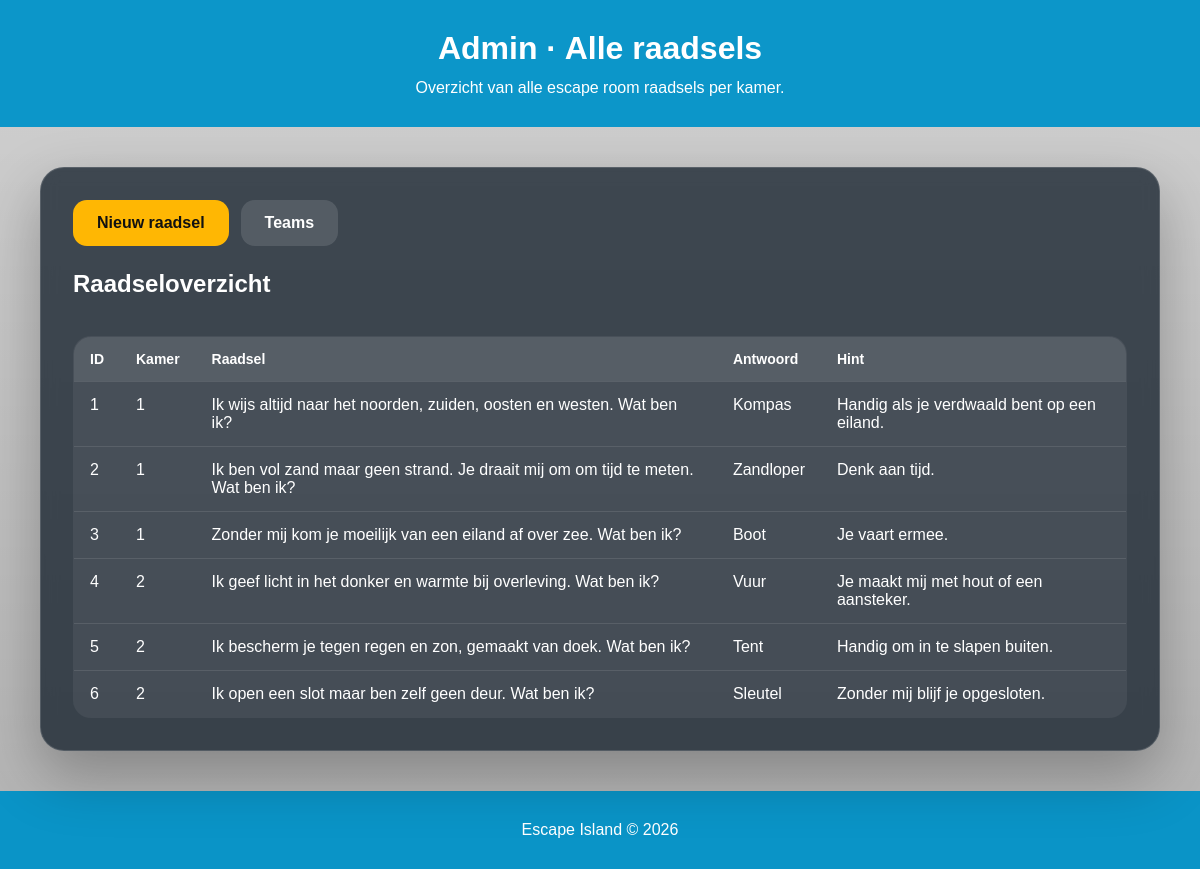
Screenshot of /show_all_riddles.php with the database file from the repository.
### tables this page shows
CREATE TABLE `riddles` (
  `id` int NOT NULL AUTO_INCREMENT,
  `riddle` varchar(255) NOT NULL,
  `answer` varchar(100) NOT NULL,
  `hint` varchar(255) DEFAULT NULL,
  `roomId` int NOT NULL,
  PRIMARY KEY (`id`)
);

### show_all_riddles.php (the view, shortened to what this page needs)
<?php
require_once 'dbcon.php';
$riddles = [];
try {
    $riddles = $pdo->query('SELECT id, riddle, answer, hint, roomId FROM riddles ORDER BY roomId ASC, id ASC')->fetchAll();
} catch (PDOException $e) {
}
?>
<!DOCTYPE html>
<html lang="nl">
<head>
    <link rel="stylesheet" href="css/style.css">
</head>
<body class="theme-home">
    <header class="site-header">
        <h1>Admin · Alle raadsels</h1>
        <p>Overzicht van alle escape room raadsels per kamer.</p>
    </header>
    <main class="page-shell page-shell-start">
        <section class="content-card admin-card">
            <div class="admin-topbar">
                <a class="btn btn-primary" href="add_riddle.php">Nieuw raadsel</a>
                <a class="btn btn-secondary" href="show_all_teams.php">Teams</a>
            </div>
            <h2>Raadseloverzicht</h2>
            <?php if (count($riddles) === 0): ?>
                <p class="empty-state">Er zijn nog geen raadsels toegevoegd.</p>
            <?php else: ?>
                <div class="table-wrap">
                    <table class="admin-table">
                        <thead>
                            <tr>
                                <th>ID</th>
                                <th>Kamer</th>
                                <th>Raadsel</th>
                                <th>Antwoord</th>
                                <th>Hint</th>
                            </tr>
                        </thead>
                        <tbody>
                            <?php foreach ($riddles as $riddle): ?>
                                <tr>
                                    <td><?= htmlspecialchars((string) $riddle['id']) ?></td>
                                    <td><?= htmlspecialchars((string) $riddle['roomId']) ?></td>
                                    <td><?= htmlspecialchars($riddle['riddle']) ?></td>
                                    <td><?= htmlspecialchars($riddle['answer']) ?></td>
                                    <td><?= htmlspecialchars($riddle['hint']) ?></td>
                                </tr>
                            <?php endforeach; ?>
                        </tbody>
                    </table>
                </div>
            <?php endif; ?>
        </section>
    </main>
    <footer class="site-footer">
        <p>Escape Island © 2026</p>
    </footer>
</body>
</html>

### css/style.css (style rules this page uses)
:root { --primary: #0293c9; --primary-dark: #017aa8; --accent: #ffb703; --accent-dark: #f08c00; --surface: rgba(8, 20, 33, 0.72); --surface-light: rgba(255, 255, 255, 0.08); --border: rgba(255, 255, 255, 0.14); --text: #ffffff; --muted: rgba(255, 255, 255, 0.8); --success: #35c46a; --error: #ff6b6b; --shadow: 0 24px 60px rgba(0, 0, 0, 0.28); }
* { box-sizing: border-box; }
body { margin: 0; min-height: 100vh; font-family: Arial, sans-serif; color: var(--text); background: linear-gradient(rgba(0, 0, 0, 0.18), rgba(0, 0, 0, 0.3)), url("../img/island.jpg") center center / cover no-repeat fixed; }
body.theme-home { display: flex; flex-direction: column; }
.site-header, .site-footer { background: rgba(2, 147, 201, 0.95); text-align: center; padding: 30px 20px; }
.site-header h1, .site-header p, .site-footer p, .hero-content h2, .hero-content p { margin: 0; }
.site-header p { margin-top: 12px; }
.hero-card, .content-card { width: min(1120px, calc(100% - 32px)); margin: 40px auto; background: var(--surface); border: 1px solid var(--border); border-radius: 24px; backdrop-filter: blur(8px); box-shadow: var(--shadow); }
.content-card { padding: 32px; }
.btn { display: inline-flex; align-items: center; justify-content: center; padding: 14px 24px; border-radius: 14px; text-decoration: none; font-weight: 700; border: none; cursor: pointer; transition: transform 0.18s ease, background 0.18s ease, color 0.18s ease; }
.btn-primary { background: var(--accent); color: #111; }
.btn-secondary { background: rgba(255, 255, 255, 0.12); color: #fff; }
html, body { min-height: 100%; }
body.theme-home { min-height: 100vh; display: flex; flex-direction: column; }
.page-shell { flex: 1; display: flex; align-items: center; justify-content: center; padding: 40px 16px; }
.page-shell-start { align-items: flex-start; }
.page-shell .content-card { margin: 0; width: min(1120px, calc(100% - 32px)); }
.site-footer { margin-top: auto; }
.admin-topbar { display: flex; flex-wrap: wrap; gap: 12px; margin-bottom: 24px; }
.admin-card h2, .form-card h2 { margin-top: 0; }
.table-wrap { width: 100%; overflow-x: auto; }
.admin-table { width: 100%; border-collapse: collapse; margin-top: 18px; overflow: hidden; border-radius: 18px; background: rgba(255, 255, 255, 0.06); border: 1px solid var(--border); }
.admin-table th, .admin-table td { padding: 14px 16px; text-align: left; vertical-align: top; border-bottom: 1px solid rgba(255, 255, 255, 0.1); }
.admin-table th { background: rgba(255, 255, 255, 0.08); font-size: 14px; }
.admin-table tr:last-child td { border-bottom: none; }
body.theme-home .page-shell.page-shell-start { flex: 1; }

### rows the page displays
riddles: id "1", roomId "1", riddle "Ik wijs altijd naar het noorden, zuiden, oosten en westen. Wat ben ik?", answer "Kompas", hint "Handig als je verdwaald bent op een eiland."
riddles: id "2", roomId "1", riddle "Ik ben vol zand maar geen strand. Je draait mij om om tijd te meten. Wat ben ik?", answer "Zandloper", hint "Denk aan tijd."
riddles: id "3", roomId "1", riddle "Zonder mij kom je moeilijk van een eiland af over zee. Wat ben ik?", answer "Boot", hint "Je vaart ermee."
riddles: id "4", roomId "2", riddle "Ik geef licht in het donker en warmte bij overleving. Wat ben ik?", answer "Vuur", hint "Je maakt mij met hout of een aansteker."
riddles: id "5", roomId "2", riddle "Ik bescherm je tegen regen en zon, gemaakt van doek. Wat ben ik?", answer "Tent", hint "Handig om in te slapen buiten."
riddles: id "6", roomId "2", riddle "Ik open een slot maar ben zelf geen deur. Wat ben ik?", answer "Sleutel", hint "Zonder mij blijf je opgesloten."
